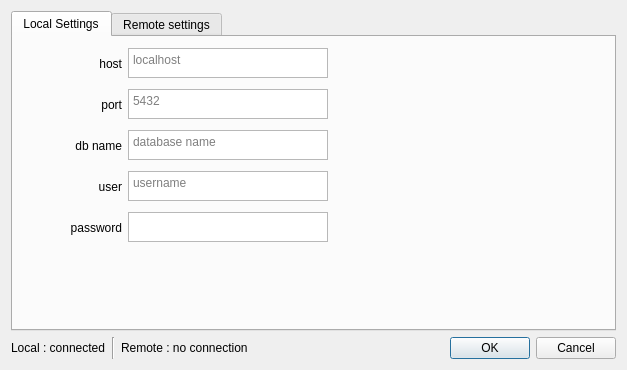
<?xml version="1.0" encoding="UTF-8"?>
<ui version="4.0">
 <class>Dialog</class>
 <widget class="QDialog" name="Dialog">
  <property name="geometry">
   <rect>
    <x>0</x>
    <y>0</y>
    <width>627</width>
    <height>370</height>
   </rect>
  </property>
  <property name="windowTitle">
   <string>Configure Server settings</string>
  </property>
  <layout class="QGridLayout" name="gridLayout_5">
   <item row="0" column="0">
    <widget class="QTabWidget" name="tabWidget">
     <property name="currentIndex">
      <number>0</number>
     </property>
     <widget class="QWidget" name="tab">
      <attribute name="title">
       <string>Local Settings</string>
      </attribute>
      <layout class="QVBoxLayout" name="verticalLayout">
       <item>
        <layout class="QGridLayout" name="gridLayout">
         <item row="4" column="1">
          <widget class="QTextEdit" name="password_local">
           <property name="enabled">
            <bool>true</bool>
           </property>
           <property name="sizePolicy">
            <sizepolicy hsizetype="Fixed" vsizetype="Fixed">
             <horstretch>0</horstretch>
             <verstretch>0</verstretch>
            </sizepolicy>
           </property>
           <property name="minimumSize">
            <size>
             <width>200</width>
             <height>30</height>
            </size>
           </property>
           <property name="maximumSize">
            <size>
             <width>200</width>
             <height>30</height>
            </size>
           </property>
           <property name="acceptDrops">
            <bool>true</bool>
           </property>
           <property name="undoRedoEnabled">
            <bool>true</bool>
           </property>
           <property name="placeholderText">
            <string/>
           </property>
          </widget>
         </item>
         <item row="4" column="0">
          <widget class="QLabel" name="label_5">
           <property name="enabled">
            <bool>true</bool>
           </property>
           <property name="sizePolicy">
            <sizepolicy hsizetype="Fixed" vsizetype="Fixed">
             <horstretch>0</horstretch>
             <verstretch>0</verstretch>
            </sizepolicy>
           </property>
           <property name="minimumSize">
            <size>
             <width>100</width>
             <height>35</height>
            </size>
           </property>
           <property name="maximumSize">
            <size>
             <width>100</width>
             <height>35</height>
            </size>
           </property>
           <property name="layoutDirection">
            <enum>Qt::LeftToRight</enum>
           </property>
           <property name="text">
            <string>password</string>
           </property>
           <property name="alignment">
            <set>Qt::AlignRight|Qt::AlignTrailing|Qt::AlignVCenter</set>
           </property>
           <property name="margin">
            <number>7</number>
           </property>
          </widget>
         </item>
         <item row="1" column="1">
          <widget class="QTextEdit" name="port_local">
           <property name="enabled">
            <bool>true</bool>
           </property>
           <property name="sizePolicy">
            <sizepolicy hsizetype="Fixed" vsizetype="Fixed">
             <horstretch>0</horstretch>
             <verstretch>0</verstretch>
            </sizepolicy>
           </property>
           <property name="minimumSize">
            <size>
             <width>200</width>
             <height>30</height>
            </size>
           </property>
           <property name="maximumSize">
            <size>
             <width>200</width>
             <height>30</height>
            </size>
           </property>
           <property name="acceptDrops">
            <bool>true</bool>
           </property>
           <property name="undoRedoEnabled">
            <bool>true</bool>
           </property>
           <property name="placeholderText">
            <string>5432</string>
           </property>
          </widget>
         </item>
         <item row="3" column="0">
          <widget class="QLabel" name="label_4">
           <property name="enabled">
            <bool>true</bool>
           </property>
           <property name="sizePolicy">
            <sizepolicy hsizetype="Fixed" vsizetype="Fixed">
             <horstretch>0</horstretch>
             <verstretch>0</verstretch>
            </sizepolicy>
           </property>
           <property name="minimumSize">
            <size>
             <width>100</width>
             <height>35</height>
            </size>
           </property>
           <property name="maximumSize">
            <size>
             <width>100</width>
             <height>35</height>
            </size>
           </property>
           <property name="layoutDirection">
            <enum>Qt::LeftToRight</enum>
           </property>
           <property name="text">
            <string>user</string>
           </property>
           <property name="alignment">
            <set>Qt::AlignRight|Qt::AlignTrailing|Qt::AlignVCenter</set>
           </property>
           <property name="margin">
            <number>7</number>
           </property>
          </widget>
         </item>
         <item row="2" column="1">
          <widget class="QTextEdit" name="database_local">
           <property name="enabled">
            <bool>true</bool>
           </property>
           <property name="sizePolicy">
            <sizepolicy hsizetype="Fixed" vsizetype="Fixed">
             <horstretch>0</horstretch>
             <verstretch>0</verstretch>
            </sizepolicy>
           </property>
           <property name="minimumSize">
            <size>
             <width>200</width>
             <height>30</height>
            </size>
           </property>
           <property name="maximumSize">
            <size>
             <width>200</width>
             <height>30</height>
            </size>
           </property>
           <property name="acceptDrops">
            <bool>true</bool>
           </property>
           <property name="undoRedoEnabled">
            <bool>true</bool>
           </property>
           <property name="placeholderText">
            <string>database name</string>
           </property>
          </widget>
         </item>
         <item row="0" column="1">
          <widget class="QTextEdit" name="localhost_local">
           <property name="enabled">
            <bool>true</bool>
           </property>
           <property name="sizePolicy">
            <sizepolicy hsizetype="Fixed" vsizetype="Fixed">
             <horstretch>0</horstretch>
             <verstretch>0</verstretch>
            </sizepolicy>
           </property>
           <property name="minimumSize">
            <size>
             <width>200</width>
             <height>30</height>
            </size>
           </property>
           <property name="maximumSize">
            <size>
             <width>200</width>
             <height>30</height>
            </size>
           </property>
           <property name="acceptDrops">
            <bool>true</bool>
           </property>
           <property name="undoRedoEnabled">
            <bool>true</bool>
           </property>
           <property name="placeholderText">
            <string>localhost</string>
           </property>
          </widget>
         </item>
         <item row="2" column="2">
          <spacer name="horizontalSpacer_3">
           <property name="orientation">
            <enum>Qt::Horizontal</enum>
           </property>
           <property name="sizeHint" stdset="0">
            <size>
             <width>40</width>
             <height>20</height>
            </size>
           </property>
          </spacer>
         </item>
         <item row="0" column="0">
          <widget class="QLabel" name="label">
           <property name="enabled">
            <bool>true</bool>
           </property>
           <property name="sizePolicy">
            <sizepolicy hsizetype="Fixed" vsizetype="Fixed">
             <horstretch>0</horstretch>
             <verstretch>0</verstretch>
            </sizepolicy>
           </property>
           <property name="minimumSize">
            <size>
             <width>100</width>
             <height>35</height>
            </size>
           </property>
           <property name="maximumSize">
            <size>
             <width>100</width>
             <height>35</height>
            </size>
           </property>
           <property name="layoutDirection">
            <enum>Qt::LeftToRight</enum>
           </property>
           <property name="text">
            <string>host</string>
           </property>
           <property name="alignment">
            <set>Qt::AlignRight|Qt::AlignTrailing|Qt::AlignVCenter</set>
           </property>
           <property name="margin">
            <number>7</number>
           </property>
          </widget>
         </item>
         <item row="1" column="0">
          <widget class="QLabel" name="label_2">
           <property name="enabled">
            <bool>true</bool>
           </property>
           <property name="sizePolicy">
            <sizepolicy hsizetype="Fixed" vsizetype="Fixed">
             <horstretch>0</horstretch>
             <verstretch>0</verstretch>
            </sizepolicy>
           </property>
           <property name="minimumSize">
            <size>
             <width>100</width>
             <height>35</height>
            </size>
           </property>
           <property name="maximumSize">
            <size>
             <width>100</width>
             <height>35</height>
            </size>
           </property>
           <property name="layoutDirection">
            <enum>Qt::LeftToRight</enum>
           </property>
           <property name="text">
            <string>port</string>
           </property>
           <property name="alignment">
            <set>Qt::AlignRight|Qt::AlignTrailing|Qt::AlignVCenter</set>
           </property>
           <property name="margin">
            <number>7</number>
           </property>
          </widget>
         </item>
         <item row="1" column="2">
          <spacer name="horizontalSpacer_2">
           <property name="orientation">
            <enum>Qt::Horizontal</enum>
           </property>
           <property name="sizeHint" stdset="0">
            <size>
             <width>40</width>
             <height>20</height>
            </size>
           </property>
          </spacer>
         </item>
         <item row="2" column="0">
          <widget class="QLabel" name="label_3">
           <property name="enabled">
            <bool>true</bool>
           </property>
           <property name="sizePolicy">
            <sizepolicy hsizetype="Fixed" vsizetype="Fixed">
             <horstretch>0</horstretch>
             <verstretch>0</verstretch>
            </sizepolicy>
           </property>
           <property name="minimumSize">
            <size>
             <width>100</width>
             <height>35</height>
            </size>
           </property>
           <property name="maximumSize">
            <size>
             <width>100</width>
             <height>35</height>
            </size>
           </property>
           <property name="layoutDirection">
            <enum>Qt::LeftToRight</enum>
           </property>
           <property name="text">
            <string>db name</string>
           </property>
           <property name="alignment">
            <set>Qt::AlignRight|Qt::AlignTrailing|Qt::AlignVCenter</set>
           </property>
           <property name="margin">
            <number>7</number>
           </property>
          </widget>
         </item>
         <item row="0" column="2">
          <spacer name="horizontalSpacer">
           <property name="orientation">
            <enum>Qt::Horizontal</enum>
           </property>
           <property name="sizeHint" stdset="0">
            <size>
             <width>40</width>
             <height>20</height>
            </size>
           </property>
          </spacer>
         </item>
         <item row="3" column="2">
          <spacer name="horizontalSpacer_4">
           <property name="orientation">
            <enum>Qt::Horizontal</enum>
           </property>
           <property name="sizeHint" stdset="0">
            <size>
             <width>40</width>
             <height>20</height>
            </size>
           </property>
          </spacer>
         </item>
         <item row="3" column="1">
          <widget class="QTextEdit" name="user_name_local">
           <property name="enabled">
            <bool>true</bool>
           </property>
           <property name="sizePolicy">
            <sizepolicy hsizetype="Fixed" vsizetype="Fixed">
             <horstretch>0</horstretch>
             <verstretch>0</verstretch>
            </sizepolicy>
           </property>
           <property name="minimumSize">
            <size>
             <width>200</width>
             <height>30</height>
            </size>
           </property>
           <property name="maximumSize">
            <size>
             <width>200</width>
             <height>30</height>
            </size>
           </property>
           <property name="acceptDrops">
            <bool>true</bool>
           </property>
           <property name="undoRedoEnabled">
            <bool>true</bool>
           </property>
           <property name="placeholderText">
            <string>username</string>
           </property>
          </widget>
         </item>
         <item row="4" column="2">
          <spacer name="horizontalSpacer_5">
           <property name="orientation">
            <enum>Qt::Horizontal</enum>
           </property>
           <property name="sizeHint" stdset="0">
            <size>
             <width>40</width>
             <height>20</height>
            </size>
           </property>
          </spacer>
         </item>
         <item row="5" column="1">
          <spacer name="verticalSpacer">
           <property name="orientation">
            <enum>Qt::Vertical</enum>
           </property>
           <property name="sizeHint" stdset="0">
            <size>
             <width>20</width>
             <height>40</height>
            </size>
           </property>
          </spacer>
         </item>
        </layout>
       </item>
      </layout>
     </widget>
     <widget class="QWidget" name="tab_2">
      <attribute name="title">
       <string>Remote settings</string>
      </attribute>
      <layout class="QGridLayout" name="gridLayout_4">
       <item row="0" column="0">
        <layout class="QGridLayout" name="gridLayout_3">
         <item row="4" column="1">
          <widget class="QTextEdit" name="password_remote">
           <property name="enabled">
            <bool>true</bool>
           </property>
           <property name="sizePolicy">
            <sizepolicy hsizetype="Fixed" vsizetype="Fixed">
             <horstretch>0</horstretch>
             <verstretch>0</verstretch>
            </sizepolicy>
           </property>
           <property name="minimumSize">
            <size>
             <width>200</width>
             <height>30</height>
            </size>
           </property>
           <property name="maximumSize">
            <size>
             <width>200</width>
             <height>30</height>
            </size>
           </property>
           <property name="acceptDrops">
            <bool>true</bool>
           </property>
           <property name="undoRedoEnabled">
            <bool>true</bool>
           </property>
           <property name="placeholderText">
            <string/>
           </property>
          </widget>
         </item>
         <item row="4" column="0">
          <widget class="QLabel" name="label_6">
           <property name="enabled">
            <bool>true</bool>
           </property>
           <property name="sizePolicy">
            <sizepolicy hsizetype="Fixed" vsizetype="Fixed">
             <horstretch>0</horstretch>
             <verstretch>0</verstretch>
            </sizepolicy>
           </property>
           <property name="minimumSize">
            <size>
             <width>100</width>
             <height>35</height>
            </size>
           </property>
           <property name="maximumSize">
            <size>
             <width>100</width>
             <height>35</height>
            </size>
           </property>
           <property name="layoutDirection">
            <enum>Qt::LeftToRight</enum>
           </property>
           <property name="text">
            <string>password</string>
           </property>
           <property name="alignment">
            <set>Qt::AlignRight|Qt::AlignTrailing|Qt::AlignVCenter</set>
           </property>
           <property name="margin">
            <number>7</number>
           </property>
          </widget>
         </item>
         <item row="1" column="1">
          <widget class="QTextEdit" name="port_remote">
           <property name="enabled">
            <bool>true</bool>
           </property>
           <property name="sizePolicy">
            <sizepolicy hsizetype="Fixed" vsizetype="Fixed">
             <horstretch>0</horstretch>
             <verstretch>0</verstretch>
            </sizepolicy>
           </property>
           <property name="minimumSize">
            <size>
             <width>200</width>
             <height>30</height>
            </size>
           </property>
           <property name="maximumSize">
            <size>
             <width>200</width>
             <height>30</height>
            </size>
           </property>
           <property name="acceptDrops">
            <bool>true</bool>
           </property>
           <property name="undoRedoEnabled">
            <bool>true</bool>
           </property>
           <property name="placeholderText">
            <string>5432</string>
           </property>
          </widget>
         </item>
         <item row="3" column="0">
          <widget class="QLabel" name="label_7">
           <property name="enabled">
            <bool>true</bool>
           </property>
           <property name="sizePolicy">
            <sizepolicy hsizetype="Fixed" vsizetype="Fixed">
             <horstretch>0</horstretch>
             <verstretch>0</verstretch>
            </sizepolicy>
           </property>
           <property name="minimumSize">
            <size>
             <width>100</width>
             <height>35</height>
            </size>
           </property>
           <property name="maximumSize">
            <size>
             <width>100</width>
             <height>35</height>
            </size>
           </property>
           <property name="layoutDirection">
            <enum>Qt::LeftToRight</enum>
           </property>
           <property name="text">
            <string>user</string>
           </property>
           <property name="alignment">
            <set>Qt::AlignRight|Qt::AlignTrailing|Qt::AlignVCenter</set>
           </property>
           <property name="margin">
            <number>7</number>
           </property>
          </widget>
         </item>
         <item row="2" column="1">
          <widget class="QTextEdit" name="database_remote">
           <property name="enabled">
            <bool>true</bool>
           </property>
           <property name="sizePolicy">
            <sizepolicy hsizetype="Fixed" vsizetype="Fixed">
             <horstretch>0</horstretch>
             <verstretch>0</verstretch>
            </sizepolicy>
           </property>
           <property name="minimumSize">
            <size>
             <width>200</width>
             <height>30</height>
            </size>
           </property>
           <property name="maximumSize">
            <size>
             <width>200</width>
             <height>30</height>
            </size>
           </property>
           <property name="acceptDrops">
            <bool>true</bool>
           </property>
           <property name="undoRedoEnabled">
            <bool>true</bool>
           </property>
           <property name="placeholderText">
            <string>database name</string>
           </property>
          </widget>
         </item>
         <item row="0" column="1">
          <widget class="QTextEdit" name="localhost_remote">
           <property name="enabled">
            <bool>true</bool>
           </property>
           <property name="sizePolicy">
            <sizepolicy hsizetype="Fixed" vsizetype="Fixed">
             <horstretch>0</horstretch>
             <verstretch>0</verstretch>
            </sizepolicy>
           </property>
           <property name="minimumSize">
            <size>
             <width>200</width>
             <height>30</height>
            </size>
           </property>
           <property name="maximumSize">
            <size>
             <width>200</width>
             <height>30</height>
            </size>
           </property>
           <property name="acceptDrops">
            <bool>true</bool>
           </property>
           <property name="undoRedoEnabled">
            <bool>true</bool>
           </property>
           <property name="placeholderText">
            <string>my_server.tudelf.nl</string>
           </property>
          </widget>
         </item>
         <item row="2" column="2">
          <spacer name="horizontalSpacer_6">
           <property name="orientation">
            <enum>Qt::Horizontal</enum>
           </property>
           <property name="sizeHint" stdset="0">
            <size>
             <width>40</width>
             <height>20</height>
            </size>
           </property>
          </spacer>
         </item>
         <item row="0" column="0">
          <widget class="QLabel" name="label_8">
           <property name="enabled">
            <bool>true</bool>
           </property>
           <property name="sizePolicy">
            <sizepolicy hsizetype="Fixed" vsizetype="Fixed">
             <horstretch>0</horstretch>
             <verstretch>0</verstretch>
            </sizepolicy>
           </property>
           <property name="minimumSize">
            <size>
             <width>100</width>
             <height>35</height>
            </size>
           </property>
           <property name="maximumSize">
            <size>
             <width>100</width>
             <height>35</height>
            </size>
           </property>
           <property name="layoutDirection">
            <enum>Qt::LeftToRight</enum>
           </property>
           <property name="text">
            <string>host</string>
           </property>
           <property name="alignment">
            <set>Qt::AlignRight|Qt::AlignTrailing|Qt::AlignVCenter</set>
           </property>
           <property name="margin">
            <number>7</number>
           </property>
          </widget>
         </item>
         <item row="1" column="0">
          <widget class="QLabel" name="label_9">
           <property name="enabled">
            <bool>true</bool>
           </property>
           <property name="sizePolicy">
            <sizepolicy hsizetype="Fixed" vsizetype="Fixed">
             <horstretch>0</horstretch>
             <verstretch>0</verstretch>
            </sizepolicy>
           </property>
           <property name="minimumSize">
            <size>
             <width>100</width>
             <height>35</height>
            </size>
           </property>
           <property name="maximumSize">
            <size>
             <width>100</width>
             <height>35</height>
            </size>
           </property>
           <property name="layoutDirection">
            <enum>Qt::LeftToRight</enum>
           </property>
           <property name="text">
            <string>port</string>
           </property>
           <property name="alignment">
            <set>Qt::AlignRight|Qt::AlignTrailing|Qt::AlignVCenter</set>
           </property>
           <property name="margin">
            <number>7</number>
           </property>
          </widget>
         </item>
         <item row="1" column="2">
          <spacer name="horizontalSpacer_7">
           <property name="orientation">
            <enum>Qt::Horizontal</enum>
           </property>
           <property name="sizeHint" stdset="0">
            <size>
             <width>40</width>
             <height>20</height>
            </size>
           </property>
          </spacer>
         </item>
         <item row="2" column="0">
          <widget class="QLabel" name="label_10">
           <property name="enabled">
            <bool>true</bool>
           </property>
           <property name="sizePolicy">
            <sizepolicy hsizetype="Fixed" vsizetype="Fixed">
             <horstretch>0</horstretch>
             <verstretch>0</verstretch>
            </sizepolicy>
           </property>
           <property name="minimumSize">
            <size>
             <width>100</width>
             <height>35</height>
            </size>
           </property>
           <property name="maximumSize">
            <size>
             <width>100</width>
             <height>35</height>
            </size>
           </property>
           <property name="layoutDirection">
            <enum>Qt::LeftToRight</enum>
           </property>
           <property name="text">
            <string>db name</string>
           </property>
           <property name="alignment">
            <set>Qt::AlignRight|Qt::AlignTrailing|Qt::AlignVCenter</set>
           </property>
           <property name="margin">
            <number>7</number>
           </property>
          </widget>
         </item>
         <item row="0" column="2">
          <spacer name="horizontalSpacer_8">
           <property name="orientation">
            <enum>Qt::Horizontal</enum>
           </property>
           <property name="sizeHint" stdset="0">
            <size>
             <width>40</width>
             <height>20</height>
            </size>
           </property>
          </spacer>
         </item>
         <item row="3" column="2">
          <spacer name="horizontalSpacer_9">
           <property name="orientation">
            <enum>Qt::Horizontal</enum>
           </property>
           <property name="sizeHint" stdset="0">
            <size>
             <width>40</width>
             <height>20</height>
            </size>
           </property>
          </spacer>
         </item>
         <item row="3" column="1">
          <widget class="QTextEdit" name="user_name_remote">
           <property name="enabled">
            <bool>true</bool>
           </property>
           <property name="sizePolicy">
            <sizepolicy hsizetype="Fixed" vsizetype="Fixed">
             <horstretch>0</horstretch>
             <verstretch>0</verstretch>
            </sizepolicy>
           </property>
           <property name="minimumSize">
            <size>
             <width>200</width>
             <height>30</height>
            </size>
           </property>
           <property name="maximumSize">
            <size>
             <width>200</width>
             <height>30</height>
            </size>
           </property>
           <property name="acceptDrops">
            <bool>true</bool>
           </property>
           <property name="undoRedoEnabled">
            <bool>true</bool>
           </property>
           <property name="placeholderText">
            <string>username</string>
           </property>
          </widget>
         </item>
         <item row="4" column="2">
          <spacer name="horizontalSpacer_10">
           <property name="orientation">
            <enum>Qt::Horizontal</enum>
           </property>
           <property name="sizeHint" stdset="0">
            <size>
             <width>40</width>
             <height>20</height>
            </size>
           </property>
          </spacer>
         </item>
         <item row="5" column="1">
          <spacer name="verticalSpacer_2">
           <property name="orientation">
            <enum>Qt::Vertical</enum>
           </property>
           <property name="sizeHint" stdset="0">
            <size>
             <width>20</width>
             <height>40</height>
            </size>
           </property>
          </spacer>
         </item>
        </layout>
       </item>
      </layout>
     </widget>
    </widget>
   </item>
   <item row="1" column="0">
    <layout class="QGridLayout" name="gridLayout_2">
     <item row="0" column="0">
      <widget class="QLabel" name="label_11">
       <property name="text">
        <string>Local : connected</string>
       </property>
      </widget>
     </item>
     <item row="0" column="2">
      <widget class="QLabel" name="label_12">
       <property name="text">
        <string>Remote : no connection</string>
       </property>
      </widget>
     </item>
     <item row="0" column="3">
      <widget class="QDialogButtonBox" name="dialog_box">
       <property name="orientation">
        <enum>Qt::Horizontal</enum>
       </property>
       <property name="standardButtons">
        <set>QDialogButtonBox::Cancel|QDialogButtonBox::Ok</set>
       </property>
      </widget>
     </item>
     <item row="0" column="1">
      <widget class="Line" name="line">
       <property name="orientation">
        <enum>Qt::Vertical</enum>
       </property>
      </widget>
     </item>
    </layout>
   </item>
  </layout>
 </widget>
 <resources/>
 <connections>
  <connection>
   <sender>dialog_box</sender>
   <signal>accepted()</signal>
   <receiver>Dialog</receiver>
   <slot>accept()</slot>
   <hints>
    <hint type="sourcelabel">
     <x>248</x>
     <y>254</y>
    </hint>
    <hint type="destinationlabel">
     <x>157</x>
     <y>274</y>
    </hint>
   </hints>
  </connection>
  <connection>
   <sender>dialog_box</sender>
   <signal>rejected()</signal>
   <receiver>Dialog</receiver>
   <slot>reject()</slot>
   <hints>
    <hint type="sourcelabel">
     <x>316</x>
     <y>260</y>
    </hint>
    <hint type="destinationlabel">
     <x>286</x>
     <y>274</y>
    </hint>
   </hints>
  </connection>
 </connections>
</ui>
